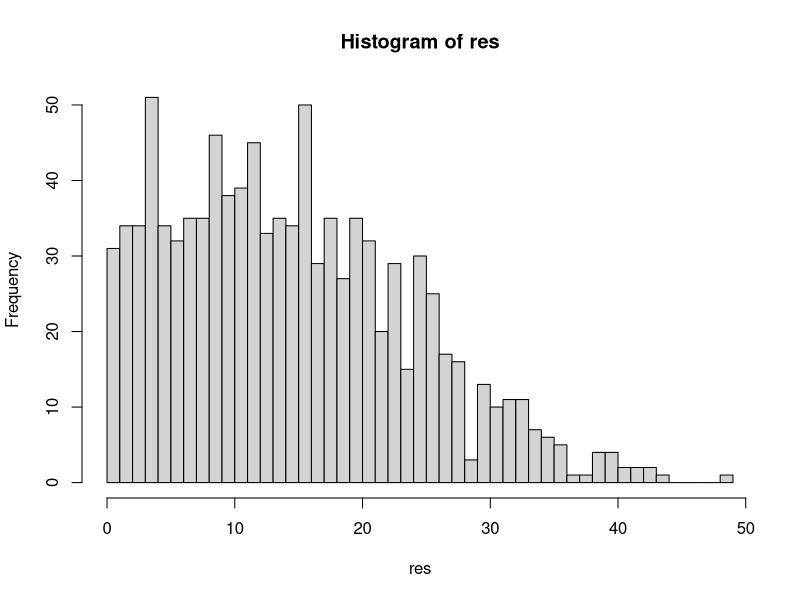
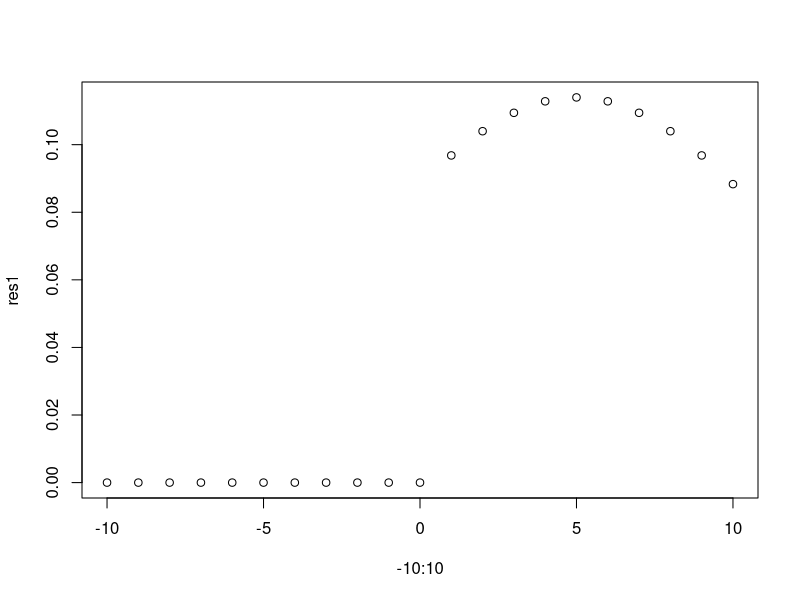

The R source for these figures, in order:
rmytnorm <- function(n,mean = 0,sd = 1){
  # Samples the normal distribution until n positive numbers are returned
  # Arguments:
  #  - n - number of samples 
  #  - mean - mean
  #  - sd - standard deviation
  if(typeof(n)!="double"){
    stop("n should be an integer")
  }
  vec = c()
  while(length(vec)<n){
    c = rnorm(1,mean,sd)
    if(c > 0){
      vec = c(c,vec)
    }
  }
  return(vec)
}

dmytnorm <- Vectorize(function(x, mean = 0, sd = 1, lo = F){
  # Returns the density value for x and zero if x is negative
  # Arguments:
  #  - n - number of samples 
  #  - mean - mean
  #  - sd - standard deviation
  c = 0 # result
  k = dnorm(x = x,mean,sd, log = lo) 
  if(x > 0){
    c = k*2 # rescale so that the area under the curve is zero.
  }
  
  return(c)
},c("x"))

res = rmytnorm(1000,mean = 10,sd = 12)
head(res)
hist(res, breaks = 50)
res1 = dmytnorm(-10:10,mean = 5, sd = 7)
res1
plot(-10:10,res1)
#area under the curve
integrate(dmytnorm,upper = 10, lower = -10)

